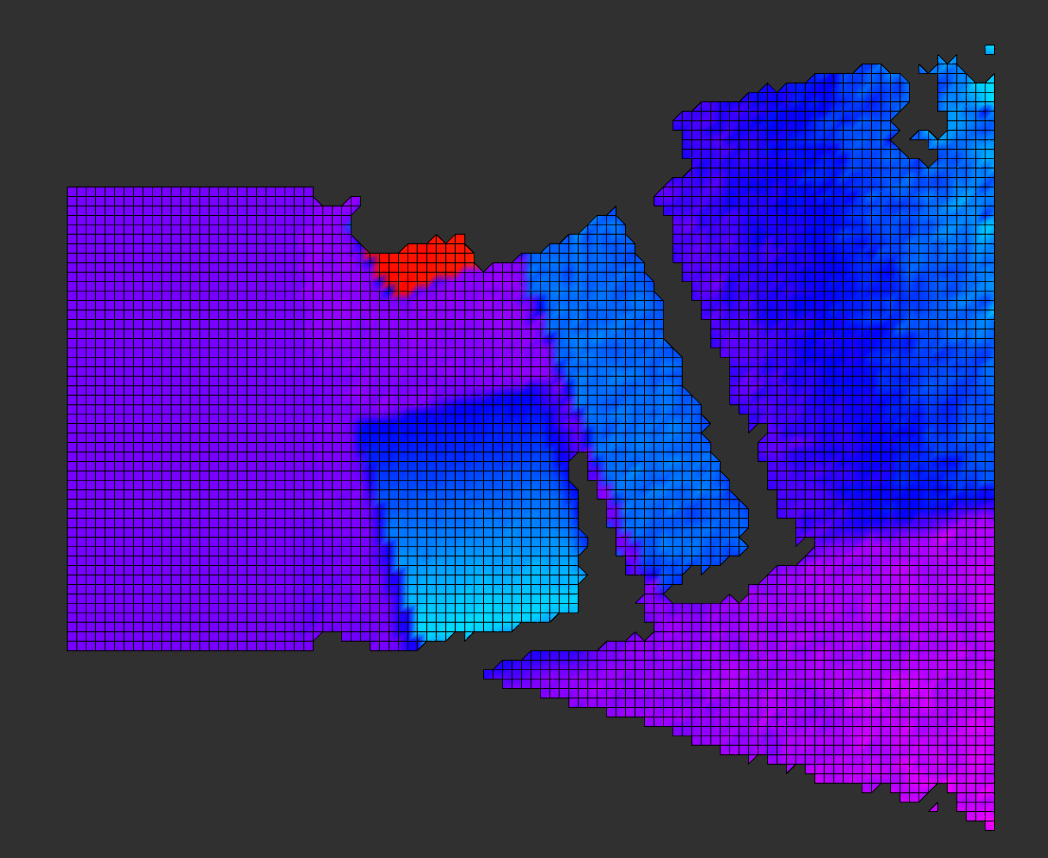
//> input picture pic_process/heightmap2.png, 1048 x 858 px
$ ./getHeightMapImage   (built with g++ and OpenCV 4)
//> lines starting //> are read from the running program, lines starting //| are printed output that depends on the picture
#include <opencv2/opencv.hpp>
#include <iostream>
using namespace std;
// 鼠标回调函数
void onMouse(int event, int x, int y, int, void* userdata)
{
    if (event == cv::EVENT_LBUTTONDOWN) {
        cv::Mat* image = reinterpret_cast<cv::Mat*>(userdata);
        if (image->channels() == 3) {
            cv::Vec3b color = image->at<cv::Vec3b>(cv::Point(x, y));
            std::cout << "Position: (" << x << ", " << y << ") - BGR Color: ("
                      << (int)color[0] << ", " << (int)color[1] << ", " << (int)color[2] << ")" << std::endl;
        } else if (image->channels() == 1) {
            uchar color = image->at<uchar>(cv::Point(x, y));
            std::cout << "Position: (" << x << ", " << y << ") - Gray Color: "
                      << (int)color << std::endl;
        }
    }
}

int main(int argc, char** argv)
{
    // [7 lines of commented-out code are left out]
    cv::Mat image = cv::imread("/home/lichao/TCDS/src/pip_line/pic_process/heightmap2.png");
//> image is the input picture: 858 rows x 1048 cols, CV_8UC3; mean B, G, R 128.7, 34.8, 57.1
    if (image.empty()) {
        std::cerr << "Could not open or find the image" << std::endl;
        return -1;
    }
    cout<<image.size()<<endl;
//| [1048 x 858]
    cv::Rect roi(69, 10, 930, 840);
    cv::Mat croppedImage = image(roi);
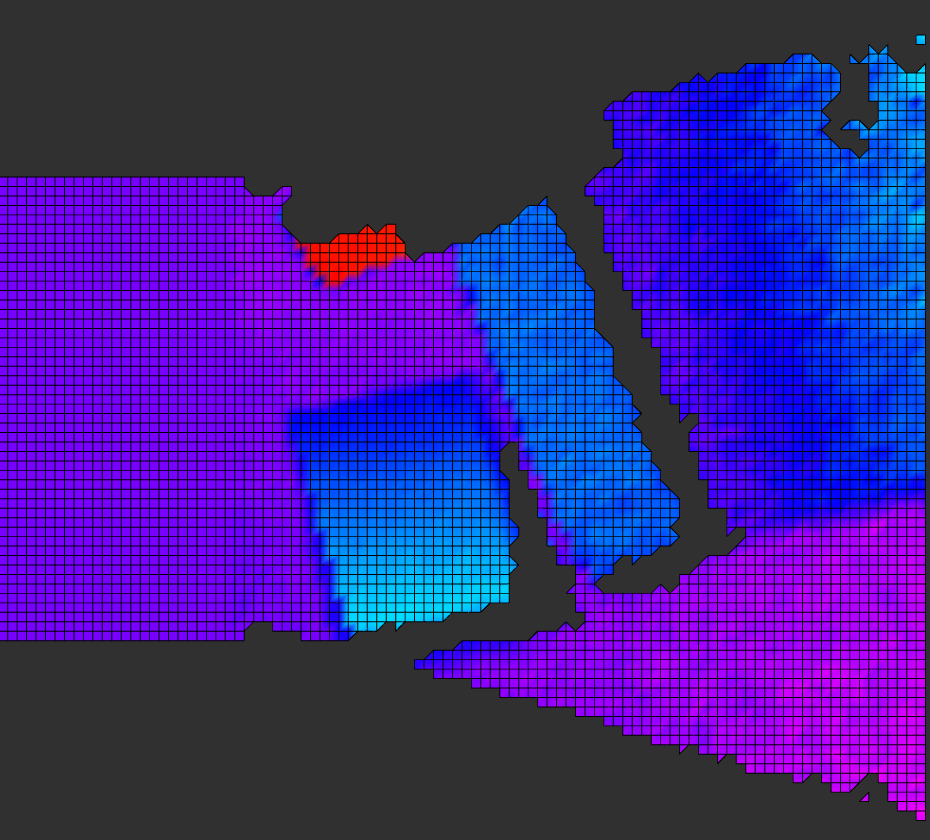
//> croppedImage: 840 rows x 930 cols, CV_8UC3; mean B, G, R 140.8, 32.9, 58.5
    int targetWidth = 800;
    double scale = static_cast<double>(targetWidth) / 930;
    int targetHeight = static_cast<int>(840 * scale);
    cv::Mat resizedImage;
    cv::resize(croppedImage, resizedImage, cv::Size(targetWidth, targetHeight));
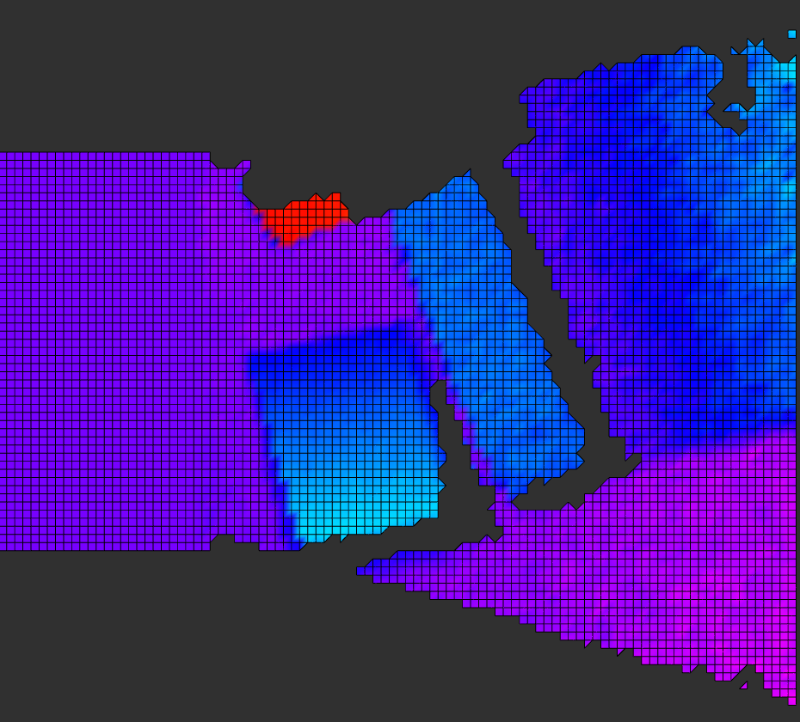
//> resizedImage: 722 rows x 800 cols, CV_8UC3; mean B, G, R 140.8, 32.9, 58.4

    cv::Mat finalImage = cv::Mat::zeros(800, 800, resizedImage.type());
    // 计算复制到finalImage的起始位置
    int startX = (finalImage.cols - resizedImage.cols) / 2;
//> startX = 0
    int startY = (finalImage.rows - resizedImage.rows) / 2;
//> startY = 39

    // 复制resizedImage到finalImage中心位置
    resizedImage.copyTo(finalImage(cv::Rect(startX, startY, resizedImage.cols, resizedImage.rows)));
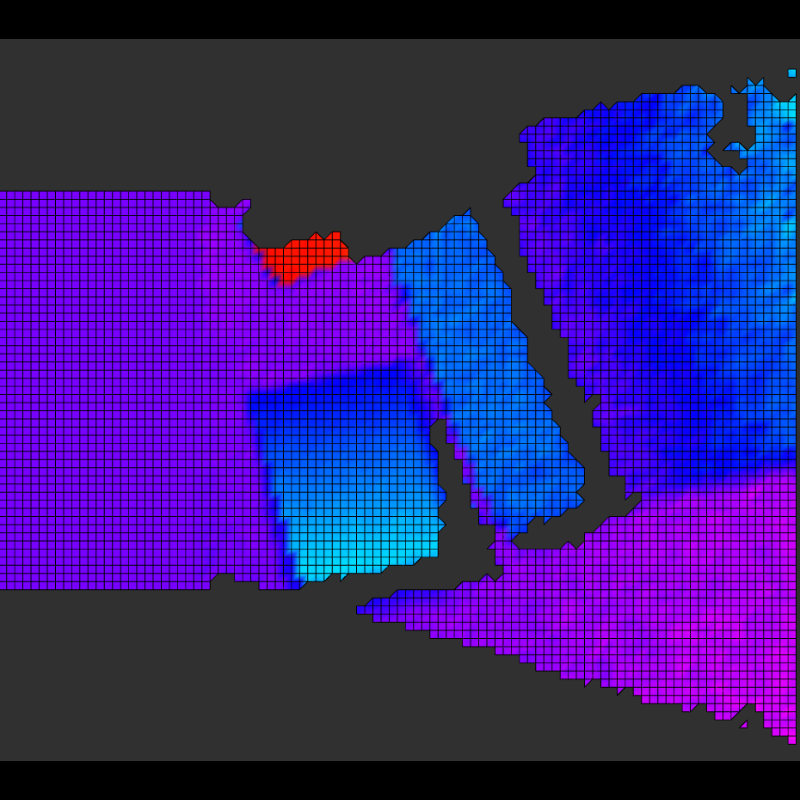
//> finalImage: 800 rows x 800 cols, CV_8UC3; mean B, G, R 127, 29.7, 52.7

    for (int i = 0; i < finalImage.cols; i++)
    {
        for (int j = 0; j < finalImage.rows; j++)
        {
            if (finalImage.at<cv::Vec3b>(i, j) == cv::Vec3b(48, 48, 48))
            {
                finalImage.at<cv::Vec3b>(i, j) = cv::Vec3b(0, 0, 0);
            }
        }
    }
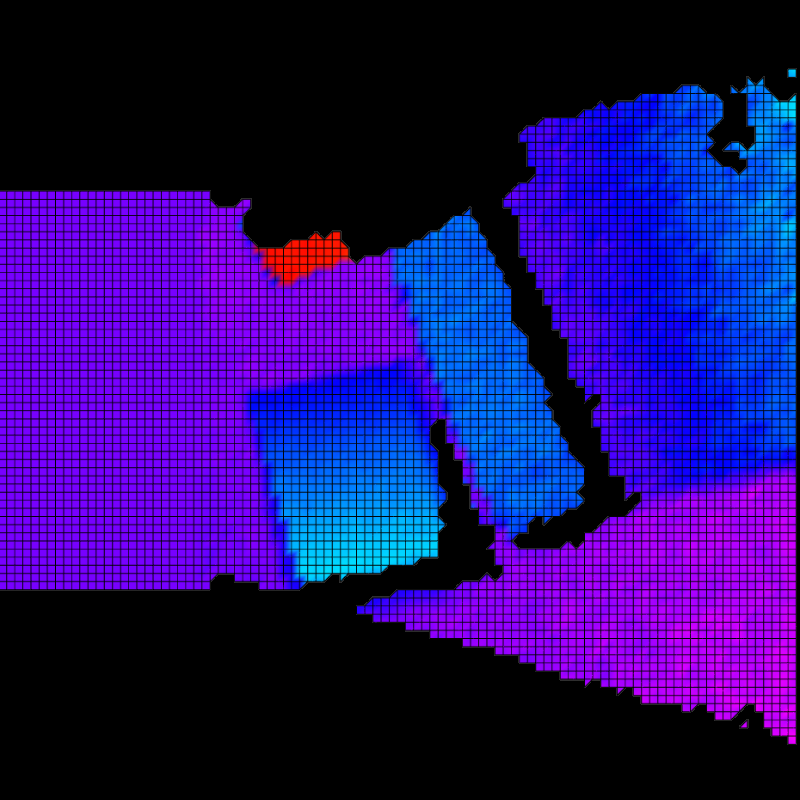
//> finalImage: 800 rows x 800 cols, CV_8UC3; mean B, G, R 109.8, 12.4, 35.4
    cv::Mat rotatedImage;
    cv::rotate(finalImage, rotatedImage, cv::ROTATE_90_COUNTERCLOCKWISE);
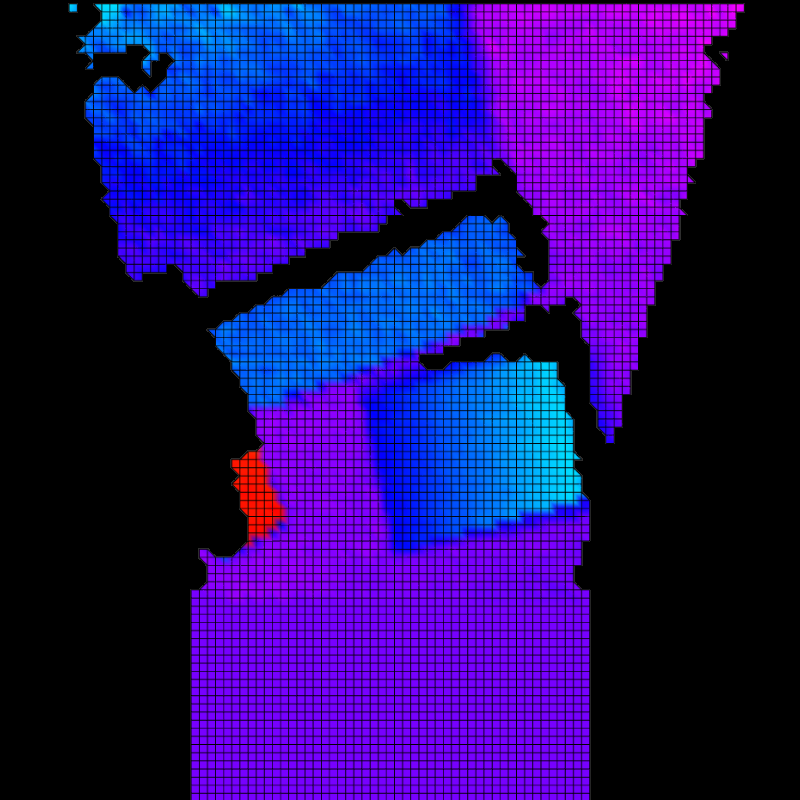
//> rotatedImage: 800 rows x 800 cols, CV_8UC3; mean B, G, R 109.8, 12.4, 35.4

    // [12 lines of commented-out code are left out]

    cv::imshow("Original Image", image);
    cv::imshow("Cropped Image", croppedImage);
    cv::imshow("Resized Image", resizedImage);
    cv::imshow("Final Image", finalImage);
    cv::imshow("rotatedImage", rotatedImage);
    cv::imwrite("finalImage.png", finalImage);
    cv::imwrite("rotatedImage.png", rotatedImage);
    // cv::imshow("resultImage ", resultImage);
    // 创建窗口
    cv::namedWindow("Image", cv::WINDOW_AUTOSIZE);

    // 设置鼠标回调函数
    cv::setMouseCallback("Image", onMouse, &image);

    // 显示图像
    cv::imshow("Image", image);

    // 等待用户按键退出
    cv::waitKey(0);

    return 0;
}
